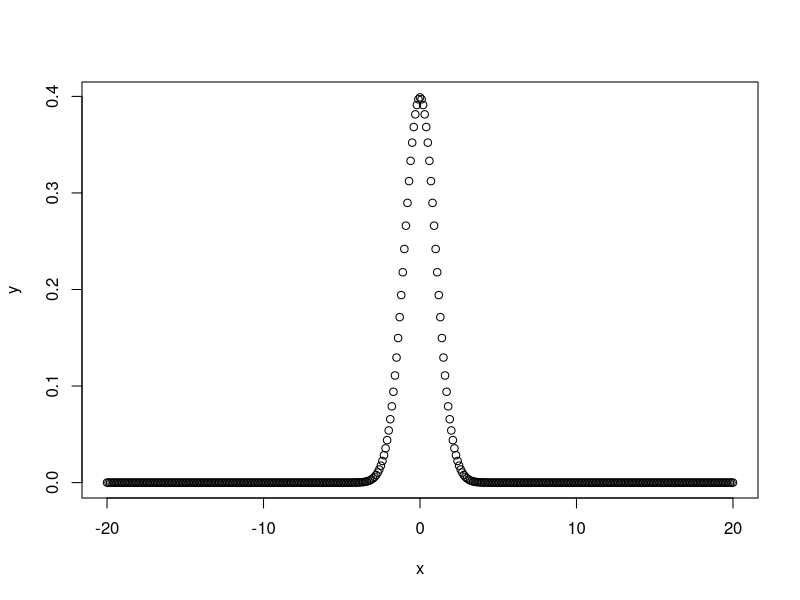
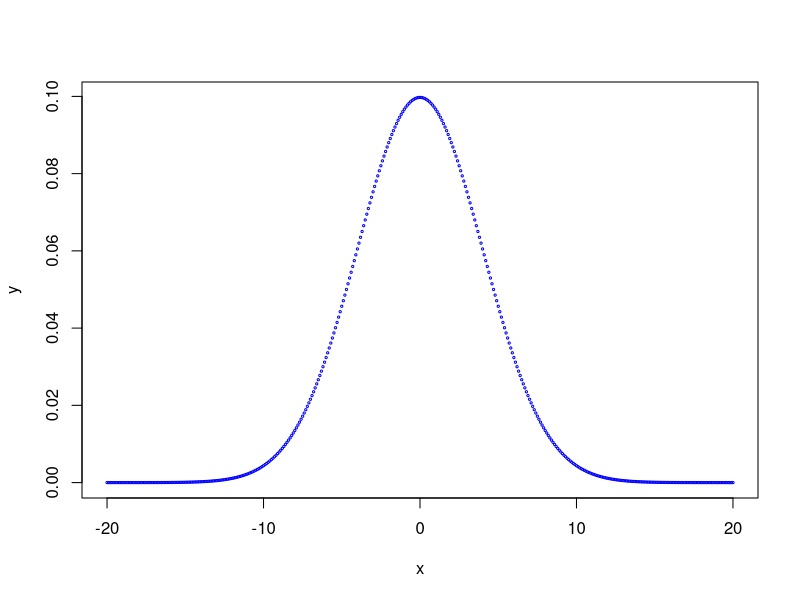

Recreate these plots in R, in order. (Note: this script raises an error after producing the figures.)

# Generating random deviates in R.

# For every distribution, we can generate 4 things:

#   1. probability density    ---  'd' before name of distribution
#   2. p_value for a given Z value – 'p' before name of distribution
#   3. Z-value for a given p-value --- 'g' before name of distribution
#   4. random deviate from distribution --- 'r' before name of distribution

### Generating data from normal distributions.


#  1. Gaussian distribution.


## For Normal(Gaussian) distribution, the 4 functions in R are demonstrated

######------------------------------------------------------
## 1. dnorm(x)
## Given a x or a vector of x, returns the height of probability distribution 
## function at each x from N(0,1) curve, or N(mean, sigma)

## Examples:

print(dnorm(0)) # value 0.3989 of N(0,1) at x=0

print(dnorm(1))

# value of normal dist. with a  mean standard deviation
print(dnorm(1.5, mean=2.5, sd=1.2))

# we can generate many numbers
x <- seq(-20,20, by=0.1)
y <- dnorm(x)
plot(x,y)

y <- dnorm(x, mean=0.0, sd=4.0)
plot(x,y, cex=0.3, col='blue')

#####----------------------------------------------------------------------

### 2.  pnorm(x)
### Given a x or a list of x, computes a normally distributed random number 
## less than the value. (cumulative distribution function. This is integral
## of N(0,1) from minus infinity to that point.).  
## This is p-value for a given z value 

print(pnorm(0))  # prints 0.5, which is p-value for z=0

print(pnorm(1))  # prints 0.8413, which is p-value for z = 1

print(pnorm(2) - pnorn(-2)) # prints 0.954 (two sigma value)

print(pnorm(3) - pnorm(-3)) # prints 0.779 (3 sigma value)

####--------------------------------------------------------------------

### 3.  qnorm(x)
### Given a probability p, gives the corresponding Z-score for N(0,1)

print(qnorm(0))  # prints minus infinity
print(qnorm(1))  # print plus infinity
print(qnorm(0.5)) # prints zero
print(qnorm(0.3)) # prints -0.524 for Z
print(qnorm(0.95)) # prints a z value of 1.644
####------------------------------------------------------------------------

### 4.   rnorm(x)
#### Generates n random points(deviates) on a gaussian distribution
print(rnorm(5)) # prints 5 points on N(0,1)

print(rnorm(5, mean=3, sd=1)) # 5 points from N(3,2)

# histogram of 10000 points from gaussian deviates.
xx = rnorm(10000)
hist(x)

####------------------------------------------------------------


#----------------------------------------------------------------------------------








